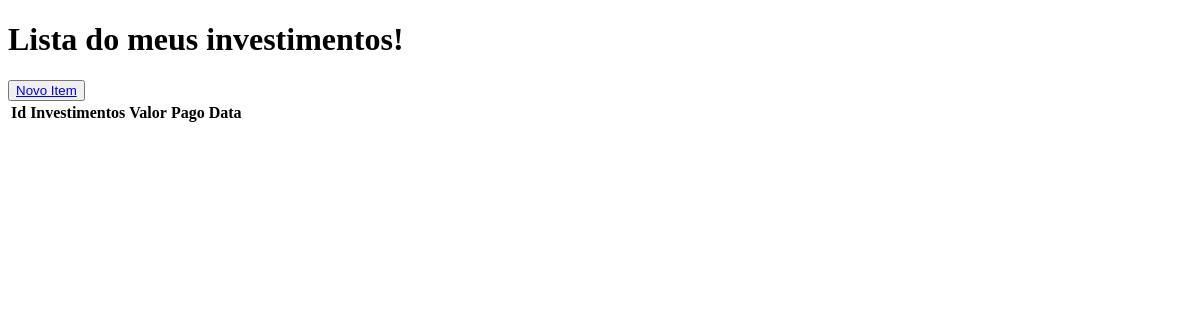
/lista_investimentos/, run on an earlier commit of the app's database.
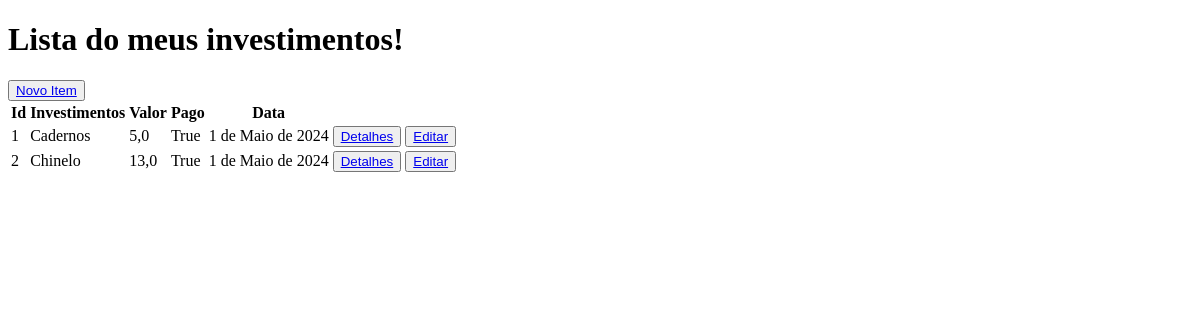
And on a later commit of the database.
### invista_me/models.py (models this page shows)
class Investimentos(models.Model):
    Investimento = models.TextField(max_length=255)
    valor = models.FloatField()
    pago = models.BooleanField(default=False)
    data = models.DateField(default=datetime.now)

### invista_me/views.py (the view)
# urls.py: path('lista_investimentos/', views.lista_investimentos, name='lista_investimentos'),
def lista_investimentos(request):
    dados = {
        'dados': Investimentos.objects.all()
    }
    return render(request, 'investimentos/lista_investimentos.html', context=dados)

### invista_me/templates/investimentos/lista_investimentos.html (shortened to what this page needs)
<!DOCTYPE html>
<html lang="pt-br">
<head>
</head>
<body>
    <h1>Lista do meus investimentos!</h1>
    <button><a href="{% url 'novo_investimento' %}">Novo Item</a></button>
    <table>
        <tr>
            <th>Id</th>
            <th>Investimentos</th>
            <th>Valor</th>
            <th>Pago</th>
            <th>Data</th>
        </tr>
        {% for dado in dados %}
        <tr>
            <td>{{ dado.id }}</td>
            <td>{{ dado.Investimento }}</td>
            <td>{{ dado.valor }}</td>
            <td>{{ dado.pago }}</td>
            <td>{{ dado.data }}</td>
            <td><button><a href="{% url 'detalhes' dado.id %}">Detalhes</a></button></td>
            <td><button><a href="{% url 'editar' dado.id %}">Editar</a></button></td>
        </tr>
        {% endfor %}
    </table>
</body>
</html>

What changed in the data, as far as the page shows it:
added Investimentos: id "1", Investimento "Cadernos", valor "5,0", pago "True", data "1 de Maio de 2024"
added Investimentos: id "2", Investimento "Chinelo", valor "13,0", pago "True", data "1 de Maio de 2024"
